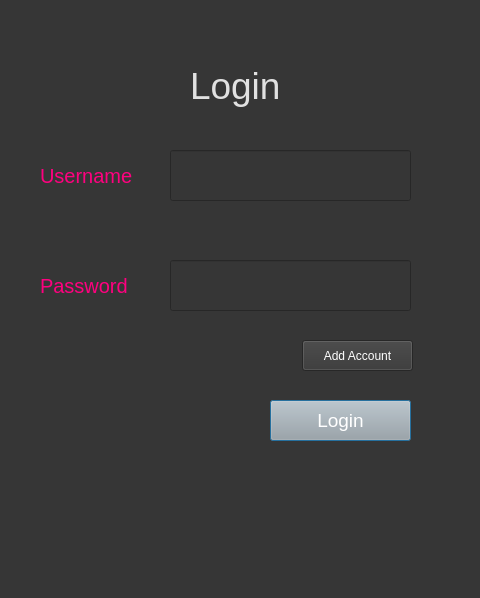
<?xml version="1.0" encoding="UTF-8"?>
<ui version="4.0">
 <class>Dialog</class>
 <widget class="QDialog" name="Dialog">
  <property name="geometry">
   <rect>
    <x>0</x>
    <y>0</y>
    <width>480</width>
    <height>598</height>
   </rect>
  </property>
  <property name="windowTitle">
   <string>Dialog</string>
  </property>
  <property name="styleSheet">
   <string notr="true">background-color: rgb(54, 54, 54);</string>
  </property>
  <widget class="QLabel" name="label">
   <property name="geometry">
    <rect>
     <x>190</x>
     <y>50</y>
     <width>121</width>
     <height>71</height>
    </rect>
   </property>
   <property name="styleSheet">
    <string notr="true"> color:rgb(225, 225, 225); font-size:28pt;
font: 28pt &quot;Georgia&quot;;</string>
   </property>
   <property name="text">
    <string>Login</string>
   </property>
  </widget>
  <widget class="QLabel" name="label_2">
   <property name="geometry">
    <rect>
     <x>40</x>
     <y>160</y>
     <width>111</width>
     <height>31</height>
    </rect>
   </property>
   <property name="styleSheet">
    <string notr="true">font-size:15pt; color:rgb(255, 0, 127)</string>
   </property>
   <property name="text">
    <string>Username</string>
   </property>
  </widget>
  <widget class="QLineEdit" name="email">
   <property name="geometry">
    <rect>
     <x>170</x>
     <y>150</y>
     <width>241</width>
     <height>51</height>
    </rect>
   </property>
   <property name="styleSheet">
    <string notr="true">font-size:14pt; color:rgb(243, 243, 243)</string>
   </property>
  </widget>
  <widget class="QLineEdit" name="password">
   <property name="geometry">
    <rect>
     <x>170</x>
     <y>260</y>
     <width>241</width>
     <height>51</height>
    </rect>
   </property>
   <property name="styleSheet">
    <string notr="true">font-size:14pt; color:rgb(243, 243, 243)</string>
   </property>
   <property name="text">
    <string/>
   </property>
  </widget>
  <widget class="QLabel" name="label_3">
   <property name="geometry">
    <rect>
     <x>40</x>
     <y>270</y>
     <width>111</width>
     <height>31</height>
    </rect>
   </property>
   <property name="styleSheet">
    <string notr="true">font-size:15pt; color:rgb(255, 0, 127)</string>
   </property>
   <property name="text">
    <string>Password</string>
   </property>
  </widget>
  <widget class="QPushButton" name="loginbutton">
   <property name="geometry">
    <rect>
     <x>270</x>
     <y>400</y>
     <width>141</width>
     <height>41</height>
    </rect>
   </property>
   <property name="styleSheet">
    <string notr="true">background-color: rgb(167, 168, 167); font-size:14pt; color:rgb(255, 255, 255)</string>
   </property>
   <property name="text">
    <string>Login</string>
   </property>
  </widget>
  <widget class="QPushButton" name="createaccbutton">
   <property name="geometry">
    <rect>
     <x>302</x>
     <y>340</y>
     <width>111</width>
     <height>31</height>
    </rect>
   </property>
   <property name="styleSheet">
    <string notr="true">color:rgb(255, 255, 255)</string>
   </property>
   <property name="text">
    <string>Add Account</string>
   </property>
  </widget>
 </widget>
 <resources/>
 <connections/>
</ui>
